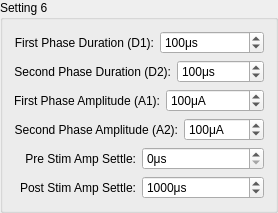
    <widget class="QGroupBox" name="groupBox_6">
     <property name="title">
      <string>Setting 6</string>
     </property>
     <layout class="QGridLayout" name="gridLayout_9">
      <item row="0" column="0">
       <layout class="QHBoxLayout" name="horizontalLayout_50">
        <item>
         <widget class="QLabel" name="label_49">
          <property name="font">
           <font>
            <pointsize>9</pointsize>
            <weight>50</weight>
            <bold>false</bold>
           </font>
          </property>
          <property name="text">
           <string>First Phase Duration (D1):</string>
          </property>
          <property name="alignment">
           <set>Qt::AlignRight|Qt::AlignTrailing|Qt::AlignVCenter</set>
          </property>
         </widget>
        </item>
        <item>
         <widget class="QSpinBox" name="spb_s6_d1">
          <property name="sizePolicy">
           <sizepolicy hsizetype="Preferred" vsizetype="Fixed">
            <horstretch>0</horstretch>
            <verstretch>0</verstretch>
           </sizepolicy>
          </property>
          <property name="minimumSize">
           <size>
            <width>80</width>
            <height>0</height>
           </size>
          </property>
          <property name="suffix">
           <string>μs</string>
          </property>
          <property name="minimum">
           <number>0</number>
          </property>
          <property name="maximum">
           <number>5000</number>
          </property>
          <property name="value">
           <number>100</number>
          </property>
         </widget>
        </item>
       </layout>
      </item>
      <item row="1" column="0">
       <layout class="QHBoxLayout" name="horizontalLayout_51">
        <item>
         <widget class="QLabel" name="label_50">
          <property name="font">
           <font>
            <pointsize>9</pointsize>
            <weight>50</weight>
            <bold>false</bold>
           </font>
          </property>
          <property name="text">
           <string>Second Phase Duration (D2):</string>
          </property>
          <property name="alignment">
           <set>Qt::AlignRight|Qt::AlignTrailing|Qt::AlignVCenter</set>
          </property>
         </widget>
        </item>
        <item>
         <widget class="QSpinBox" name="spb_s6_d2">
          <property name="sizePolicy">
           <sizepolicy hsizetype="Preferred" vsizetype="Fixed">
            <horstretch>0</horstretch>
            <verstretch>0</verstretch>
           </sizepolicy>
          </property>
          <property name="minimumSize">
           <size>
            <width>80</width>
            <height>0</height>
           </size>
          </property>
          <property name="suffix">
           <string>μs</string>
          </property>
          <property name="minimum">
           <number>0</number>
          </property>
          <property name="maximum">
           <number>5000</number>
          </property>
          <property name="value">
           <number>100</number>
          </property>
         </widget>
        </item>
       </layout>
      </item>
      <item row="2" column="0">
       <layout class="QHBoxLayout" name="horizontalLayout_52">
        <item>
         <widget class="QLabel" name="label_51">
          <property name="font">
           <font>
            <pointsize>9</pointsize>
            <weight>50</weight>
            <bold>false</bold>
           </font>
          </property>
          <property name="text">
           <string>First Phase Amplitude (A1):</string>
          </property>
          <property name="alignment">
           <set>Qt::AlignRight|Qt::AlignTrailing|Qt::AlignVCenter</set>
          </property>
         </widget>
        </item>
        <item>
         <widget class="QSpinBox" name="spb_s6_a1">
          <property name="sizePolicy">
           <sizepolicy hsizetype="Preferred" vsizetype="Fixed">
            <horstretch>0</horstretch>
            <verstretch>0</verstretch>
           </sizepolicy>
          </property>
          <property name="minimumSize">
           <size>
            <width>80</width>
            <height>0</height>
           </size>
          </property>
          <property name="suffix">
           <string>μA</string>
          </property>
          <property name="minimum">
           <number>0</number>
          </property>
          <property name="maximum">
           <number>2550</number>
          </property>
          <property name="value">
           <number>100</number>
          </property>
         </widget>
        </item>
       </layout>
      </item>
      <item row="3" column="0">
       <layout class="QHBoxLayout" name="horizontalLayout_53">
        <item>
         <widget class="QLabel" name="label_52">
          <property name="font">
           <font>
            <pointsize>9</pointsize>
            <weight>50</weight>
            <bold>false</bold>
           </font>
          </property>
          <property name="text">
           <string>Second Phase Amplitude (A2):</string>
          </property>
          <property name="alignment">
           <set>Qt::AlignRight|Qt::AlignTrailing|Qt::AlignVCenter</set>
          </property>
         </widget>
        </item>
        <item>
         <widget class="QSpinBox" name="spb_s6_a2">
          <property name="sizePolicy">
           <sizepolicy hsizetype="Preferred" vsizetype="Fixed">
            <horstretch>0</horstretch>
            <verstretch>0</verstretch>
           </sizepolicy>
          </property>
          <property name="minimumSize">
           <size>
            <width>80</width>
            <height>0</height>
           </size>
          </property>
          <property name="suffix">
           <string>μA</string>
          </property>
          <property name="minimum">
           <number>0</number>
          </property>
          <property name="maximum">
           <number>2550</number>
          </property>
          <property name="value">
           <number>100</number>
          </property>
         </widget>
        </item>
       </layout>
      </item>
      <item row="4" column="0">
       <layout class="QHBoxLayout" name="horizontalLayout_54">
        <item>
         <widget class="QLabel" name="label_53">
          <property name="font">
           <font>
            <pointsize>9</pointsize>
            <weight>50</weight>
            <bold>false</bold>
           </font>
          </property>
          <property name="text">
           <string>Pre Stim Amp Settle:</string>
          </property>
          <property name="alignment">
           <set>Qt::AlignRight|Qt::AlignTrailing|Qt::AlignVCenter</set>
          </property>
         </widget>
        </item>
        <item>
         <widget class="QSpinBox" name="spb_s6_pre1">
          <property name="sizePolicy">
           <sizepolicy hsizetype="Preferred" vsizetype="Fixed">
            <horstretch>0</horstretch>
            <verstretch>0</verstretch>
           </sizepolicy>
          </property>
          <property name="minimumSize">
           <size>
            <width>80</width>
            <height>0</height>
           </size>
          </property>
          <property name="suffix">
           <string>μs</string>
          </property>
          <property name="minimum">
           <number>0</number>
          </property>
          <property name="maximum">
           <number>500000</number>
          </property>
          <property name="value">
           <number>0</number>
          </property>
         </widget>
        </item>
       </layout>
      </item>
      <item row="5" column="0">
       <layout class="QHBoxLayout" name="horizontalLayout_55">
        <item>
         <widget class="QLabel" name="label_54">
          <property name="font">
           <font>
            <pointsize>9</pointsize>
            <weight>50</weight>
            <bold>false</bold>
           </font>
          </property>
          <property name="text">
           <string>Post Stim Amp Settle:</string>
          </property>
          <property name="alignment">
           <set>Qt::AlignRight|Qt::AlignTrailing|Qt::AlignVCenter</set>
          </property>
         </widget>
        </item>
        <item>
         <widget class="QSpinBox" name="spb_s6_post1">
          <property name="sizePolicy">
           <sizepolicy hsizetype="Preferred" vsizetype="Fixed">
            <horstretch>0</horstretch>
            <verstretch>0</verstretch>
           </sizepolicy>
          </property>
          <property name="minimumSize">
           <size>
            <width>80</width>
            <height>0</height>
           </size>
          </property>
          <property name="suffix">
           <string>μs</string>
          </property>
          <property name="minimum">
           <number>0</number>
          </property>
          <property name="maximum">
           <number>500000</number>
          </property>
          <property name="value">
           <number>1000</number>
          </property>
         </widget>
        </item>
       </layout>
      </item>
     </layout>
    </widget>
